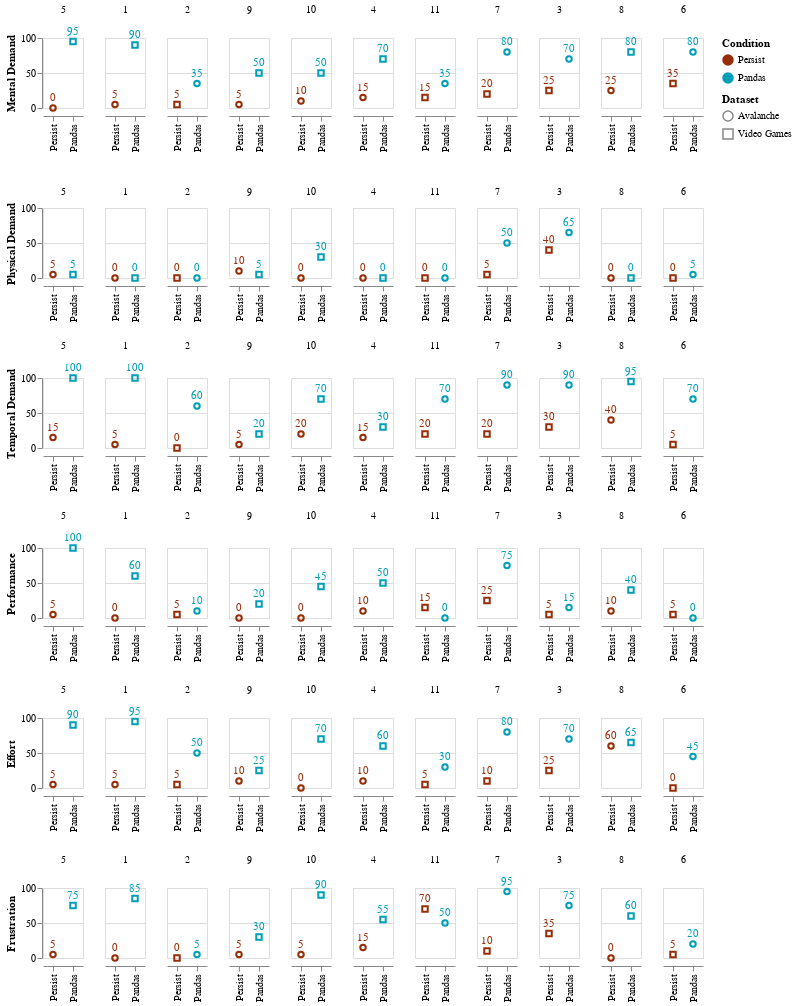

The notebook cell this image was saved under:
### Markdown cell above
### Plotting Individual Values for TLX
Below we plot each participants result for both conditions. Note that the performance scale was inverted.

### Code cell
dims=['Mental Demand','Physical Demand','Temporal Demand','Performance','Effort','Frustration']

base = alt.Chart().encode(
    x=alt.X("Condition:N", title=None).sort(["Persist", "Pandas"]),
    y=alt.Y(alt.repeat("row"), type="quantitative").scale(domain=(0, 100)),
    color=alt.Color("Condition:N").sort(["Persist", "Pandas"]).scale(alt.Scale(range=[PERSIST_COLOR, PANDAS_COLOR])),
)

dot_chart = base.mark_point(thickness=3, opacity=1, tooltip=True).encode(
    shape="Dataset:N"
).properties(
    height=70,
)
text_overlay = base.mark_text(dy=-10, opacity=1).encode(
    text=alt.Text(alt.repeat("row"), type="quantitative"),
)

(dot_chart + text_overlay).facet(
    column=alt.Facet("PID:N", title=None).sort(alt.Sort(field="Mental Demand")),
    data=tlx_df
  ).repeat(
    row=dims,
)

### Figure 1 — Vega-Lite specification as saved in the notebook (floating-point values rounded to 4 significant figures)
{"config": {"view": {"continuousWidth": 300, "continuousHeight": 300}}, "repeat": {"row": ["Mental Demand", "Physical Demand", "Temporal Demand", "Performance", "Effort", "Frustration"]}, "spec": {"data": {"name": "data-b02e5c03410ee7475d45b4787ec09db2"}, "facet": {"column": {"field": "PID", "sort": {"field": "Mental Demand"}, "title": null, "type": "nominal"}}, "spec": {"layer": [{"mark": {"type": "point", "opacity": 1, "thickness": 3, "tooltip": true}, "encoding": {"color": {"field": "Condition", "scale": {"range": ["#972D07", "#009FB7"]}, "sort": ["Persist", "Pandas"], "type": "nominal"}, "shape": {"field": "Dataset", "type": "nominal"}, "x": {"field": "Condition", "sort": ["Persist", "Pandas"], "title": null, "type": "nominal"}, "y": {"field": {"repeat": "row"}, "scale": {"domain": [0, 100]}, "type": "quantitative"}}}, {"mark": {"type": "text", "dy": -10, "opacity": 1}, "encoding": {"color": {"field": "Condition", "scale": {"range": ["#972D07", "#009FB7"]}, "sort": ["Persist", "Pandas"], "type": "nominal"}, "text": {"field": {"repeat": "row"}, "type": "quantitative"}, "x": {"field": "Condition", "sort": ["Persist", "Pandas"], "title": null, "type": "nominal"}, "y": {"field": {"repeat": "row"}, "scale": {"domain": [0, 100]}, "type": "quantitative"}}}], "height": 70}}, "$schema": "https://vega.github.io/schema/vega-lite/v5.16.3.json", "datasets": {"data-b02e5c03410ee7475d45b4787ec09db2": [{"PID": 1, "Order": 1, "Condition": "Persist", "Dataset": "Avalanche", "Mental Demand": 5, "Physical Demand": 0, "Temporal Demand": 5, "Performance": 0, "Effort": 5, "Frustration": 0}, {"PID": 1, "Order": 2, "Condition": "Pandas", "Dataset": "Video Games", "Mental Demand": 90, "Physical Demand": 0, "Temporal Demand": 100, "Performance": 60, "Effort": 95, "Frustration": 85}, {"PID": 2, "Order": 1, "Condition": "Pandas", "Dataset": "Avalanche", "Mental Demand": 35, "Physical Demand": 0, "Temporal Demand": 60, "Performance": 10, "Effort": 50, "Frustration": 5}, {"PID": 2, "Order": 2, "Condition": "Persist", "Dataset": "Video Games", "Mental Demand": 5, "Physical Demand": 0, "Temporal Demand": 0, "Performance": 5, "Effort": 5, "Frustration": 0}, {"PID": 3, "Order": 1, "Condition": "Persist", "Dataset": "Video Games", "Mental Demand": 25, "Physical Demand": 40, "Temporal Demand": 30, "Performance": 5, "Effort": 25, "Frustration": 35}, {"PID": 3, "Order": 2, "Condition": "Pandas", "Dataset": "Avalanche", "Mental Demand": 70, "Physical Demand": 65, "Temporal Demand": 90, "Performance": 15, "Effort": 70, "Frustration": 75}, {"PID": 4, "Order": 1, "Condition": "Pandas", "Dataset": "Video Games", "Mental Demand": 70, "Physical Demand": 0, "Temporal Demand": 30, "Performance": 50, "Effort": 60, "Frustration": 55}, {"PID": 4, "Order": 2, "Condition": "Persist", "Dataset": "Avalanche", "Mental Demand": 15, "Physical Demand": 0, "Temporal Demand": 15, "Performance": 10, "Effort": 10, "Frustration": 15}, {"PID": 5, "Order": 1, "Condition": "Persist", "Dataset": "Avalanche", "Mental Demand": 0, "Physical Demand": 5, "Temporal Demand": 15, "Performance": 5, "Effort": 5, "Frustration": 5}, {"PID": 5, "Order": 2, "Condition": "Pandas", "Dataset": "Video Games", "Mental Demand": 95, "Physical Demand": 5, "Temporal Demand": 100, "Performance": 100, "Effort": 90, "Frustration": 75}, {"PID": 6, "Order": 1, "Condition": "Pandas", "Dataset": "Avalanche", "Mental Demand": 80, "Physical Demand": 5, "Temporal Demand": 70, "Performance": 0, "Effort": 45, "Frustration": 20}, {"PID": 6, "Order": 2, "Condition": "Persist", "Dataset": "Video Games", "Mental Demand": 35, "Physical Demand": 0, "Temporal Demand": 5, "Performance": 5, "Effort": 0, "Frustration": 5}, {"PID": 7, "Order": 1, "Condition": "Persist", "Dataset": "Video Games", "Mental Demand": 20, "Physical Demand": 5, "Temporal Demand": 20, "Performance": 25, "Effort": 10, "Frustration": 10}, {"PID": 7, "Order": 2, "Condition": "Pandas", "Dataset": "Avalanche", "Mental Demand": 80, "Physical Demand": 50, "Temporal Demand": 90, "Performance": 75, "Effort": 80, "Frustration": 95}, {"PID": 8, "Order": 1, "Condition": "Persist", "Dataset": "Avalanche", "Mental Demand": 25, "Physical Demand": 0, "Temporal Demand": 40, "Performance": 10, "Effort": 60, "Frustration": 0}, {"PID": 8, "Order": 2, "Condition": "Pandas", "Dataset": "Video Games", "Mental Demand": 80, "Physical Demand": 0, "Temporal Demand": 95, "Performance": 40, "Effort": 65, "Frustration": 60}, {"PID": 9, "Order": 1, "Condition": "Pandas", "Dataset": "Video Games", "Mental Demand": 50, "Physical Demand": 5, "Temporal Demand": 20, "Performance": 20, "Effort": 25, "Frustration": 30}, {"PID": 9, "Order": 2, "Condition": "Persist", "Dataset": "Avalanche", "Mental Demand": 5, "Physical Demand": 10, "Temporal Demand": 5, "Performance": 0, "Effort": 10, "Frustration": 5}, {"PID": 10, "Order": 1, "Condition": "Persist", "Dataset": "Avalanche", "Mental Demand": 10, "Physical Demand": 0, "Temporal Demand": 20, "Performance": 0, "Effort": 0, "Frustration": 5}, {"PID": 10, "Order": 2, "Condition": "Pandas", "Dataset": "Video Games", "Mental Demand": 50, "Physical Demand": 30, "Temporal Demand": 70, "Performance": 45, "Effort": 70, "Frustration": 90}, {"PID": 11, "Order": 1, "Condition": "Pandas", "Dataset": "Avalanche", "Mental Demand": 35, "Physical Demand": 0, "Temporal Demand": 70, "Performance": 0, "Effort": 30, "Frustration": 50}, {"PID": 11, "Order": 2, "Condition": "Persist", "Dataset": "Video Games", "Mental Demand": 15, "Physical Demand": 0, "Temporal Demand": 20, "Performance": 15, "Effort": 5, "Frustration": 70}]}}
